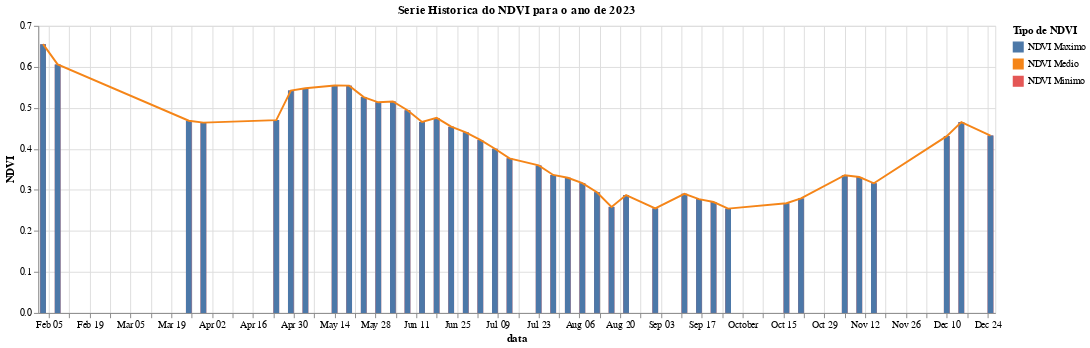

Notebook code cell kept with this figure:
### Code cell
# Criando o  Graficos (barras) para o NDVI minimo
barras_min=alt.Chart(df_combined[df_combined["type"]=="NDVI Minimo"]).mark_bar(size=6,color="red").encode(


    x=alt.X("date:T",title="data"),
    y=alt.Y("NDVI:Q",title="NDVI"),
    color=alt.Color("type:N",legend=alt.Legend(title="Tipo de NDVI")),
    tooltip=[
        alt.Tooltip("date:T",title="DATA"),
        alt.Tooltip("NDVI:Q",title="NDVI")
    ]
)


# Criando o  Graficos (barras) para o NDVI maximo
barras_max=alt.Chart(df_combined[df_combined["type"]=="NDVI Maximo"]).mark_bar(size=6,color="blue").encode(


    x=alt.X("date:T",title="data"),
    y=alt.Y("NDVI:Q",title="NDVI"),
    color=alt.Color("type:N",legend=alt.Legend(title="Tipo de NDVI")),
    tooltip=[
        alt.Tooltip("date:T",title="DATA"),
        alt.Tooltip("NDVI:Q",title="NDVI")
    ]
)

# Criando o  Graficos (linha) para o NDVI media
linha_men=alt.Chart(df_combined[df_combined["type"]=="NDVI Medio"]).mark_line(size=2,color="orange").encode(

    x=alt.X("date:T",title="data"),
    y=alt.Y("NDVI:Q",title="NDVI"),
    color=alt.Color("type:N",legend=alt.Legend(title="Tipo de NDVI")),
    tooltip=[
        alt.Tooltip("date:T",title="DATA"),
        alt.Tooltip("NDVI:Q",title="NDVI")
    ]
)

# Combinar os graficos
comb_grafico=alt.layer(barras_min,barras_max,linha_men).properties(
    title="Serie Historica do NDVI para o ano de 2023",width=1000,height=300
)

# Exibindo o grafico
comb_grafico.display()

### Figure 1 — Vega-Lite specification as saved in the notebook (floating-point values rounded to 4 significant figures)
{"config": {"view": {"continuousWidth": 400, "continuousHeight": 300}}, "layer": [{"data": {"name": "data-ddb5f1d3ddc7b0db35d7743e294c4807"}, "mark": {"type": "bar", "color": "red", "size": 6}, "encoding": {"color": {"field": "type", "legend": {"title": "Tipo de NDVI"}, "type": "nominal"}, "tooltip": [{"field": "date", "title": "DATA", "type": "temporal"}, {"field": "NDVI", "title": "NDVI", "type": "quantitative"}], "x": {"field": "date", "title": "data", "type": "temporal"}, "y": {"field": "NDVI", "title": "NDVI", "type": "quantitative"}}}, {"data": {"name": "data-f778f27ca594894a37d69b076ef28011"}, "mark": {"type": "bar", "color": "blue", "size": 6}, "encoding": {"color": {"field": "type", "legend": {"title": "Tipo de NDVI"}, "type": "nominal"}, "tooltip": [{"field": "date", "title": "DATA", "type": "temporal"}, {"field": "NDVI", "title": "NDVI", "type": "quantitative"}], "x": {"field": "date", "title": "data", "type": "temporal"}, "y": {"field": "NDVI", "title": "NDVI", "type": "quantitative"}}}, {"data": {"name": "data-39214f3792e50b49a026e9164aced781"}, "mark": {"type": "line", "color": "orange", "size": 2}, "encoding": {"color": {"field": "type", "legend": {"title": "Tipo de NDVI"}, "type": "nominal"}, "tooltip": [{"field": "date", "title": "DATA", "type": "temporal"}, {"field": "NDVI", "title": "NDVI", "type": "quantitative"}], "x": {"field": "date", "title": "data", "type": "temporal"}, "y": {"field": "NDVI", "title": "NDVI", "type": "quantitative"}}}], "height": 300, "title": "Serie Historica do NDVI para o ano de 2023", "width": 1000, "$schema": "https://vega.github.io/schema/vega-lite/v4.17.0.json", "datasets": {"data-ddb5f1d3ddc7b0db35d7743e294c4807": [{"date": "2023-02-03T00:00:00", "NDVI": 0.6553, "type": "NDVI Minimo"}, {"date": "2023-02-08T00:00:00", "NDVI": 0.606, "type": "NDVI Minimo"}, {"date": "2023-03-25T00:00:00", "NDVI": 0.4686, "type": "NDVI Minimo"}, {"date": "2023-03-30T00:00:00", "NDVI": 0.464, "type": "NDVI Minimo"}, {"date": "2023-04-24T00:00:00", "NDVI": 0.4702, "type": "NDVI Minimo"}, {"date": "2023-04-29T00:00:00", "NDVI": 0.5421, "type": "NDVI Minimo"}, {"date": "2023-05-04T00:00:00", "NDVI": 0.5479, "type": "NDVI Minimo"}, {"date": "2023-05-14T00:00:00", "NDVI": 0.5547, "type": "NDVI Minimo"}, {"date": "2023-05-19T00:00:00", "NDVI": 0.5542, "type": "NDVI Minimo"}, {"date": "2023-05-24T00:00:00", "NDVI": 0.5264, "type": "NDVI Minimo"}, {"date": "2023-05-29T00:00:00", "NDVI": 0.5136, "type": "NDVI Minimo"}, {"date": "2023-06-03T00:00:00", "NDVI": 0.5155, "type": "NDVI Minimo"}, {"date": "2023-06-08T00:00:00", "NDVI": 0.4941, "type": "NDVI Minimo"}, {"date": "2023-06-13T00:00:00", "NDVI": 0.4657, "type": "NDVI Minimo"}, {"date": "2023-06-18T00:00:00", "NDVI": 0.4755, "type": "NDVI Minimo"}, {"date": "2023-06-23T00:00:00", "NDVI": 0.4542, "type": "NDVI Minimo"}, {"date": "2023-06-28T00:00:00", "NDVI": 0.4403, "type": "NDVI Minimo"}, {"date": "2023-07-03T00:00:00", "NDVI": 0.4218, "type": "NDVI Minimo"}, {"date": "2023-07-08T00:00:00", "NDVI": 0.4004, "type": "NDVI Minimo"}, {"date": "2023-07-13T00:00:00", "NDVI": 0.3769, "type": "NDVI Minimo"}, {"date": "2023-07-23T00:00:00", "NDVI": 0.3598, "type": "NDVI Minimo"}, {"date": "2023-07-28T00:00:00", "NDVI": 0.3364, "type": "NDVI Minimo"}, {"date": "2023-08-02T00:00:00", "NDVI": 0.3296, "type": "NDVI Minimo"}, {"date": "2023-08-07T00:00:00", "NDVI": 0.3166, "type": "NDVI Minimo"}, {"date": "2023-08-12T00:00:00", "NDVI": 0.2944, "type": "NDVI Minimo"}, {"date": "2023-08-17T00:00:00", "NDVI": 0.2586, "type": "NDVI Minimo"}, {"date": "2023-08-22T00:00:00", "NDVI": 0.2875, "type": "NDVI Minimo"}, {"date": "2023-09-01T00:00:00", "NDVI": 0.2549, "type": "NDVI Minimo"}, {"date": "2023-09-11T00:00:00", "NDVI": 0.2906, "type": "NDVI Minimo"}, {"date": "2023-09-16T00:00:00", "NDVI": 0.2776, "type": "NDVI Minimo"}, {"date": "2023-09-21T00:00:00", "NDVI": 0.2704, "type": "NDVI Minimo"}, {"date": "2023-09-26T00:00:00", "NDVI": 0.2544, "type": "NDVI Minimo"}, {"date": "2023-10-16T00:00:00", "NDVI": 0.2674, "type": "NDVI Minimo"}, {"date": "2023-10-21T00:00:00", "NDVI": 0.2792, "type": "NDVI Minimo"}, {"date": "2023-11-05T00:00:00", "NDVI": 0.3358, "type": "NDVI Minimo"}, {"date": "2023-11-10T00:00:00", "NDVI": 0.3314, "type": "NDVI Minimo"}, {"date": "2023-11-15T00:00:00", "NDVI": 0.3161, "type": "NDVI Minimo"}, {"date": "2023-12-10T00:00:00", "NDVI": 0.4311, "type": "NDVI Minimo"}, {"date": "2023-12-15T00:00:00", "NDVI": 0.4654, "type": "NDVI Minimo"}, {"date": "2023-12-25T00:00:00", "NDVI": 0.4324, "type": "NDVI Minimo"}, {"date": "", "NDVI": 0.4654, "type": "NDVI Minimo"}, {"date": "", "NDVI": 0.4686, "type": "NDVI Minimo"}, {"date": "", "NDVI": 0.5542, "type": "NDVI Minimo"}, {"date": "", "NDVI": 0.5547, "type": "NDVI Minimo"}, {"date": "", "NDVI": 0.3166, "type": "NDVI Minimo"}, {"date": "", "NDVI": 0.4403, "type": "NDVI Minimo"}, {"date": "", "NDVI": 0.5479, "type": "NDVI Minimo"}, {"date": "", "NDVI": 0.2875, "type": "NDVI Minimo"}, {"date": "", "NDVI": 0.5155, "type": "NDVI Minimo"}, {"date": "", "NDVI": 0.4755, "type": "NDVI Minimo"}, {"date": "", "NDVI": 0.2549, "type": "NDVI Minimo"}, {"date": "", "NDVI": 0.3296, "type": "NDVI Minimo"}, {"date": "", "NDVI": 0.2906, "type": "NDVI Minimo"}, {"date": "", "NDVI": 0.4218, "type": "NDVI Minimo"}, {"date": "", "NDVI": 0.3769, "type": "NDVI Minimo"}, {"date": "", "NDVI": 0.4311, "type": "NDVI Minimo"}, {"date": "", "NDVI": 0.3598, "type": "NDVI Minimo"}, {"date": "", "NDVI": 0.3314, "type": "NDVI Minimo"}, {"date": "", "NDVI": 0.4542, "type": "NDVI Minimo"}, {"date": "", "NDVI": 0.464, "type": "NDVI Minimo"}, {"date": "", "NDVI": 0.2704, "type": "NDVI Minimo"}, {"date": "", "NDVI": 0.5264, "type": "NDVI Minimo"}, {"date": "", "NDVI": 0.4941, "type": "NDVI Minimo"}, {"date": "", "NDVI": 0.2776, "type": "NDVI Minimo"}, {"date": "", "NDVI": 0.4657, "type": "NDVI Minimo"}, {"date": "", "NDVI": 0.4004, "type": "NDVI Minimo"}, {"date": "", "NDVI": 0.3358, "type": "NDVI Minimo"}, {"date": "", "NDVI": 0.5136, "type": "NDVI Minimo"}, {"date": "", "NDVI": 0.2586, "type": "NDVI Minimo"}, {"date": "", "NDVI": 0.2944, "type": "NDVI Minimo"}, {"date": "", "NDVI": 0.5421, "type": "NDVI Minimo"}, {"date": "", "NDVI": 0.2544, "type": "NDVI Minimo"}, {"date": "", "NDVI": 0.6553, "type": "NDVI Minimo"}, {"date": "", "NDVI": 0.3161, "type": "NDVI Minimo"}, {"date": "", "NDVI": 0.4702, "type": "NDVI Minimo"}, {"date": "", "NDVI": 0.2792, "type": "NDVI Minimo"}, {"date": "", "NDVI": 0.3364, "type": "NDVI Minimo"}, {"date": "", "NDVI": 0.4324, "type": "NDVI Minimo"}, {"date": "", "NDVI": 0.2674, "type": "NDVI Minimo"}, {"date": "", "NDVI": 0.606, "type": "NDVI Minimo"}], "data-f778f27ca594894a37d69b076ef28011": [{"date": "2023-02-03T00:00:00", "NDVI": 0.6553, "type": "NDVI Maximo"}, {"date": "2023-02-08T00:00:00", "NDVI": 0.606, "type": "NDVI Maximo"}, {"date": "2023-03-25T00:00:00", "NDVI": 0.4686, "type": "NDVI Maximo"}, {"date": "2023-03-30T00:00:00", "NDVI": 0.464, "type": "NDVI Maximo"}, {"date": "2023-04-24T00:00:00", "NDVI": 0.4702, "type": "NDVI Maximo"}, {"date": "2023-04-29T00:00:00", "NDVI": 0.5421, "type": "NDVI Maximo"}, {"date": "2023-05-04T00:00:00", "NDVI": 0.5479, "type": "NDVI Maximo"}, {"date": "2023-05-14T00:00:00", "NDVI": 0.5547, "type": "NDVI Maximo"}, {"date": "2023-05-19T00:00:00", "NDVI": 0.5542, "type": "NDVI Maximo"}, {"date": "2023-05-24T00:00:00", "NDVI": 0.5264, "type": "NDVI Maximo"}, {"date": "2023-05-29T00:00:00", "NDVI": 0.5136, "type": "NDVI Maximo"}, {"date": "2023-06-03T00:00:00", "NDVI": 0.5155, "type": "NDVI Maximo"}, {"date": "2023-06-08T00:00:00", "NDVI": 0.4941, "type": "NDVI Maximo"}, {"date": "2023-06-13T00:00:00", "NDVI": 0.4657, "type": "NDVI Maximo"}, {"date": "2023-06-18T00:00:00", "NDVI": 0.4755, "type": "NDVI Maximo"}, {"date": "2023-06-23T00:00:00", "NDVI": 0.4542, "type": "NDVI Maximo"}, {"date": "2023-06-28T00:00:00", "NDVI": 0.4403, "type": "NDVI Maximo"}, {"date": "2023-07-03T00:00:00", "NDVI": 0.4218, "type": "NDVI Maximo"}, {"date": "2023-07-08T00:00:00", "NDVI": 0.4004, "type": "NDVI Maximo"}, {"date": "2023-07-13T00:00:00", "NDVI": 0.3769, "type": "NDVI Maximo"}, {"date": "2023-07-23T00:00:00", "NDVI": 0.3598, "type": "NDVI Maximo"}, {"date": "2023-07-28T00:00:00", "NDVI": 0.3364, "type": "NDVI Maximo"}, {"date": "2023-08-02T00:00:00", "NDVI": 0.3296, "type": "NDVI Maximo"}, {"date": "2023-08-07T00:00:00", "NDVI": 0.3166, "type": "NDVI Maximo"}, {"date": "2023-08-12T00:00:00", "NDVI": 0.2944, "type": "NDVI Maximo"}, {"date": "2023-08-17T00:00:00", "NDVI": 0.2586, "type": "NDVI Maximo"}, {"date": "2023-08-22T00:00:00", "NDVI": 0.2875, "type": "NDVI Maximo"}, {"date": "2023-09-01T00:00:00", "NDVI": 0.2549, "type": "NDVI Maximo"}, {"date": "2023-09-11T00:00:00", "NDVI": 0.2906, "type": "NDVI Maximo"}, {"date": "2023-09-16T00:00:00", "NDVI": 0.2776, "type": "NDVI Maximo"}, {"date": "2023-09-21T00:00:00", "NDVI": 0.2704, "type": "NDVI Maximo"}, {"date": "2023-09-26T00:00:00", "NDVI": 0.2544, "type": "NDVI Maximo"}, {"date": "2023-10-16T00:00:00", "NDVI": 0.2674, "type": "NDVI Maximo"}, {"date": "2023-10-21T00:00:00", "NDVI": 0.2792, "type": "NDVI Maximo"}, {"date": "2023-11-05T00:00:00", "NDVI": 0.3358, "type": "NDVI Maximo"}, {"date": "2023-11-10T00:00:00", "NDVI": 0.3314, "type": "NDVI Maximo"}, {"date": "2023-11-15T00:00:00", "NDVI": 0.3161, "type": "NDVI Maximo"}, {"date": "2023-12-10T00:00:00", "NDVI": 0.4311, "type": "NDVI Maximo"}, {"date": "2023-12-15T00:00:00", "NDVI": 0.4654, "type": "NDVI Maximo"}, {"date": "2023-12-25T00:00:00", "NDVI": 0.4324, "type": "NDVI Maximo"}, {"date": "", "NDVI": 0.4654, "type": "NDVI Maximo"}, {"date": "", "NDVI": 0.4686, "type": "NDVI Maximo"}, {"date": "", "NDVI": 0.5542, "type": "NDVI Maximo"}, {"date": "", "NDVI": 0.5547, "type": "NDVI Maximo"}, {"date": "", "NDVI": 0.3166, "type": "NDVI Maximo"}, {"date": "", "NDVI": 0.4403, "type": "NDVI Maximo"}, {"date": "", "NDVI": 0.5479, "type": "NDVI Maximo"}, {"date": "", "NDVI": 0.2875, "type": "NDVI Maximo"}, {"date": "", "NDVI": 0.5155, "type": "NDVI Maximo"}, {"date": "", "NDVI": 0.4755, "type": "NDVI Maximo"}, {"date": "", "NDVI": 0.2549, "type": "NDVI Maximo"}, {"date": "", "NDVI": 0.3296, "type": "NDVI Maximo"}, {"date": "", "NDVI": 0.2906, "type": "NDVI Maximo"}, {"date": "", "NDVI": 0.4218, "type": "NDVI Maximo"}, {"date": "", "NDVI": 0.3769, "type": "NDVI Maximo"}, {"date": "", "NDVI": 0.4311, "type": "NDVI Maximo"}, {"date": "", "NDVI": 0.3598, "type": "NDVI Maximo"}, {"date": "", "NDVI": 0.3314, "type": "NDVI Maximo"}, {"date": "", "NDVI": 0.4542, "type": "NDVI Maximo"}, {"date": "", "NDVI": 0.464, "type": "NDVI Maximo"}, {"date": "", "NDVI": 0.2704, "type": "NDVI Maximo"}, {"date": "", "NDVI": 0.5264, "type": "NDVI Maximo"}, {"date": "", "NDVI": 0.4941, "type": "NDVI Maximo"}, {"date": "", "NDVI": 0.2776, "type": "NDVI Maximo"}, {"date": "", "NDVI": 0.4657, "type": "NDVI Maximo"}, {"date": "", "NDVI": 0.4004, "type": "NDVI Maximo"}, {"date": "", "NDVI": 0.3358, "type": "NDVI Maximo"}, {"date": "", "NDVI": 0.5136, "type": "NDVI Maximo"}, {"date": "", "NDVI": 0.2586, "type": "NDVI Maximo"}, {"date": "", "NDVI": 0.2944, "type": "NDVI Maximo"}, {"date": "", "NDVI": 0.5421, "type": "NDVI Maximo"}, {"date": "", "NDVI": 0.2544, "type": "NDVI Maximo"}, {"date": "", "NDVI": 0.6553, "type": "NDVI Maximo"}, {"date": "", "NDVI": 0.3161, "type": "NDVI Maximo"}, {"date": "", "NDVI": 0.4702, "type": "NDVI Maximo"}, {"date": "", "NDVI": 0.2792, "type": "NDVI Maximo"}, {"date": "", "NDVI": 0.3364, "type": "NDVI Maximo"}, {"date": "", "NDVI": 0.4324, "type": "NDVI Maximo"}, {"date": "", "NDVI": 0.2674, "type": "NDVI Maximo"}, {"date": "", "NDVI": 0.606, "type": "NDVI Maximo"}, {"date": "", "NDVI": 0.4654, "type": "NDVI Maximo"}, {"date": "", "NDVI": 0.4686, "type": "NDVI Maximo"}, {"date": "", "NDVI": 0.5542, "type": "NDVI Maximo"}, {"date": "", "NDVI": 0.5547, "type": "NDVI Maximo"}, {"date": "", "NDVI": 0.3166, "type": "NDVI Maximo"}, {"date": "", "NDVI": 0.4403, "type": "NDVI Maximo"}, {"date": "", "NDVI": 0.5479, "type": "NDVI Maximo"}, {"date": "", "NDVI": 0.2875, "type": "NDVI Maximo"}, {"date": "", "NDVI": 0.5155, "type": "NDVI Maximo"}, {"date": "", "NDVI": 0.4755, "type": "NDVI Maximo"}, {"date": "", "NDVI": 0.2549, "type": "NDVI Maximo"}, {"date": "", "NDVI": 0.3296, "type": "NDVI Maximo"}, {"date": "", "NDVI": 0.2906, "type": "NDVI Maximo"}, {"date": "", "NDVI": 0.4218, "type": "NDVI Maximo"}, {"date": "", "NDVI": 0.3769, "type": "NDVI Maximo"}, {"date": "", "NDVI": 0.4311, "type": "NDVI Maximo"}, {"date": "", "NDVI": 0.3598, "type": "NDVI Maximo"}, {"date": "", "NDVI": 0.3314, "type": "NDVI Maximo"}, {"date": "", "NDVI": 0.4542, "type": "NDVI Maximo"}, {"date": "", "NDVI": 0.464, "type": "NDVI Maximo"}, {"date": "", "NDVI": 0.2704, "type": "NDVI Maximo"}, {"date": "", "NDVI": 0.5264, "type": "NDVI Maximo"}, {"date": "", "NDVI": 0.4941, "type": "NDVI Maximo"}, {"date": "", "NDVI": 0.2776, "type": "NDVI Maximo"}, {"date": "", "NDVI": 0.4657, "type": "NDVI Maximo"}, {"date": "", "NDVI": 0.4004, "type": "NDVI Maximo"}, {"date": "", "NDVI": 0.3358, "type": "NDVI Maximo"}, {"date": "", "NDVI": 0.5136, "type": "NDVI Maximo"}, {"date": "", "NDVI": 0.2586, "type": "NDVI Maximo"}, {"date": "", "NDVI": 0.2944, "type": "NDVI Maximo"}, {"date": "", "NDVI": 0.5421, "type": "NDVI Maximo"}, {"date": "", "NDVI": 0.2544, "type": "NDVI Maximo"}, {"date": "", "NDVI": 0.6553, "type": "NDVI Maximo"}, {"date": "", "NDVI": 0.3161, "type": "NDVI Maximo"}, {"date": "", "NDVI": 0.4702, "type": "NDVI Maximo"}, {"date": "", "NDVI": 0.2792, "type": "NDVI Maximo"}, {"date": "", "NDVI": 0.3364, "type": "NDVI Maximo"}, {"date": "", "NDVI": 0.4324, "type": "NDVI Maximo"}, {"date": "", "NDVI": 0.2674, "type": "NDVI Maximo"}, {"date": "", "NDVI": 0.606, "type": "NDVI Maximo"}], "data-39214f3792e50b49a026e9164aced781": [{"date": "2023-02-03T00:00:00", "NDVI": 0.6553, "type": "NDVI Medio"}, {"date": "2023-02-08T00:00:00", "NDVI": 0.606, "type": "NDVI Medio"}, {"date": "2023-03-25T00:00:00", "NDVI": 0.4686, "type": "NDVI Medio"}, {"date": "2023-03-30T00:00:00", "NDVI": 0.464, "type": "NDVI Medio"}, {"date": "2023-04-24T00:00:00", "NDVI": 0.4702, "type": "NDVI Medio"}, {"date": "2023-04-29T00:00:00", "NDVI": 0.5421, "type": "NDVI Medio"}, {"date": "2023-05-04T00:00:00", "NDVI": 0.5479, "type": "NDVI Medio"}, {"date": "2023-05-14T00:00:00", "NDVI": 0.5547, "type": "NDVI Medio"}, {"date": "2023-05-19T00:00:00", "NDVI": 0.5542, "type": "NDVI Medio"}, {"date": "2023-05-24T00:00:00", "NDVI": 0.5264, "type": "NDVI Medio"}, {"date": "2023-05-29T00:00:00", "NDVI": 0.5136, "type": "NDVI Medio"}, {"date": "2023-06-03T00:00:00", "NDVI": 0.5155, "type": "NDVI Medio"}, {"date": "2023-06-08T00:00:00", "NDVI": 0.4941, "type": "NDVI Medio"}, {"date": "2023-06-13T00:00:00", "NDVI": 0.4657, "type": "NDVI Medio"}, {"date": "2023-06-18T00:00:00", "NDVI": 0.4755, "type": "NDVI Medio"}, {"date": "2023-06-23T00:00:00", "NDVI": 0.4542, "type": "NDVI Medio"}, {"date": "2023-06-28T00:00:00", "NDVI": 0.4403, "type": "NDVI Medio"}, {"date": "2023-07-03T00:00:00", "NDVI": 0.4218, "type": "NDVI Medio"}, {"date": "2023-07-08T00:00:00", "NDVI": 0.4004, "type": "NDVI Medio"}, {"date": "2023-07-13T00:00:00", "NDVI": 0.3769, "type": "NDVI Medio"}, {"date": "2023-07-23T00:00:00", "NDVI": 0.3598, "type": "NDVI Medio"}, {"date": "2023-07-28T00:00:00", "NDVI": 0.3364, "type": "NDVI Medio"}, {"date": "2023-08-02T00:00:00", "NDVI": 0.3296, "type": "NDVI Medio"}, {"date": "2023-08-07T00:00:00", "NDVI": 0.3166, "type": "NDVI Medio"}, {"date": "2023-08-12T00:00:00", "NDVI": 0.2944, "type": "NDVI Medio"}, {"date": "2023-08-17T00:00:00", "NDVI": 0.2586, "type": "NDVI Medio"}, {"date": "2023-08-22T00:00:00", "NDVI": 0.2875, "type": "NDVI Medio"}, {"date": "2023-09-01T00:00:00", "NDVI": 0.2549, "type": "NDVI Medio"}, {"date": "2023-09-11T00:00:00", "NDVI": 0.2906, "type": "NDVI Medio"}, {"date": "2023-09-16T00:00:00", "NDVI": 0.2776, "type": "NDVI Medio"}, {"date": "2023-09-21T00:00:00", "NDVI": 0.2704, "type": "NDVI Medio"}, {"date": "2023-09-26T00:00:00", "NDVI": 0.2544, "type": "NDVI Medio"}, {"date": "2023-10-16T00:00:00", "NDVI": 0.2674, "type": "NDVI Medio"}, {"date": "2023-10-21T00:00:00", "NDVI": 0.2792, "type": "NDVI Medio"}, {"date": "2023-11-05T00:00:00", "NDVI": 0.3358, "type": "NDVI Medio"}, {"date": "2023-11-10T00:00:00", "NDVI": 0.3314, "type": "NDVI Medio"}, {"date": "2023-11-15T00:00:00", "NDVI": 0.3161, "type": "NDVI Medio"}, {"date": "2023-12-10T00:00:00", "NDVI": 0.4311, "type": "NDVI Medio"}, {"date": "2023-12-15T00:00:00", "NDVI": 0.4654, "type": "NDVI Medio"}, {"date": "2023-12-25T00:00:00", "NDVI": 0.4324, "type": "NDVI Medio"}]}}
